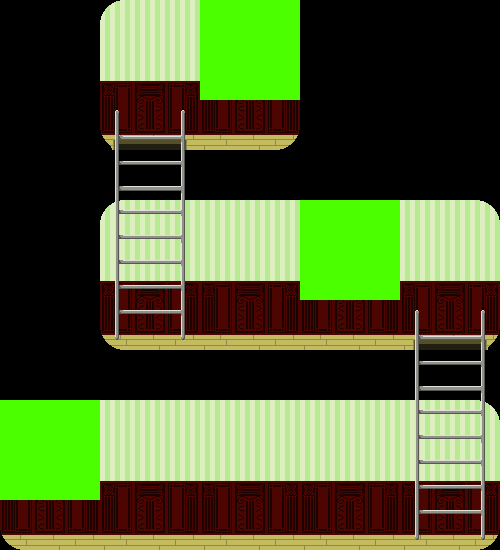

Rendered tile map (Tiled .tmx) drawn with the repository's tilesets; below, a short description and the full map source, tile grids included:
An orthogonal 10x11 tile map with 50x50 px tiles, 3 tile layers (Tile Layer 1, Tile Layer 2, Tile Layer 3), 3 tilesets and 5 objects.

<map version="1.0" orientation="orthogonal" renderorder="right-down" width="10" height="11" tilewidth="50" tileheight="50" nextobjectid="6">
 <tileset firstgid="1" name="BackGround" tilewidth="50" tileheight="50" tilecount="18" columns="6">
  <image source="BackGround.png" width="300" height="150" />
 </tileset>
 <tileset firstgid="19" name="ladder" tilewidth="50" tileheight="50" tilecount="10" columns="2">
  <image source="ladder.png" width="100" height="250" />
 </tileset>
 <tileset firstgid="29" name="Interactable" tilewidth="50" tileheight="50" tilecount="4" columns="2">
  <image source="Interactable.png" width="100" height="100" />
 </tileset>
 <layer name="Tile Layer 1" width="10" height="11">
  <data encoding="csv">
0,0,1,2,5,6,0,0,0,0,
0,0,7,8,11,12,0,0,0,0,
0,0,13,14,17,18,0,0,0,0,
0,0,0,0,0,0,0,0,0,0,
0,0,1,2,3,4,3,4,5,6,
0,0,7,8,9,10,9,10,11,12,
0,0,13,14,15,16,15,16,17,18,
0,0,0,0,0,0,0,0,0,0,
1,2,3,4,3,4,3,4,5,6,
7,8,9,10,9,10,9,10,11,12,
13,14,15,16,15,16,15,16,17,18
</data>
 </layer>
 <layer name="Tile Layer 2" width="10" height="11">
  <data encoding="csv">
0,0,0,0,0,0,0,0,0,0,
0,0,0,0,0,0,0,0,0,0,
0,0,19,20,0,0,0,0,0,0,
0,0,21,22,0,0,0,0,0,0,
0,0,23,24,0,0,0,0,0,0,
0,0,25,26,0,0,0,0,0,0,
0,0,27,28,0,0,0,0,19,20,
0,0,0,0,0,0,0,0,21,22,
0,0,0,0,0,0,0,0,23,24,
0,0,0,0,0,0,0,0,25,26,
0,0,0,0,0,0,0,0,27,28
</data>
 </layer>
 <objectgroup name="Object Layer 1">
  <object id="1" x="100" y="135" width="200" height="15" />
  <object id="2" x="100" y="335" width="400" height="18" />
  <object id="3" x="0" y="535" width="500" height="15" />
 </objectgroup>
 <objectgroup name="Object Layer 2">
  <object id="4" x="125" y="110" width="50" height="225" />
  <object id="5" x="425" y="310" width="50" height="225" />
 </objectgroup>
 <layer name="Tile Layer 3" width="10" height="11">
  <data encoding="csv">
0,0,0,0,29,30,0,0,0,0,
0,0,0,0,31,32,0,0,0,0,
0,0,0,0,0,0,0,0,0,0,
0,0,0,0,0,0,0,0,0,0,
0,0,0,0,0,0,29,30,0,0,
0,0,0,0,0,0,31,32,0,0,
0,0,0,0,0,0,0,0,0,0,
0,0,0,0,0,0,0,0,0,0,
29,30,0,0,0,0,0,0,0,0,
31,32,0,0,0,0,0,0,0,0,
0,0,0,0,0,0,0,0,0,0
</data>
 </layer>
</map>
